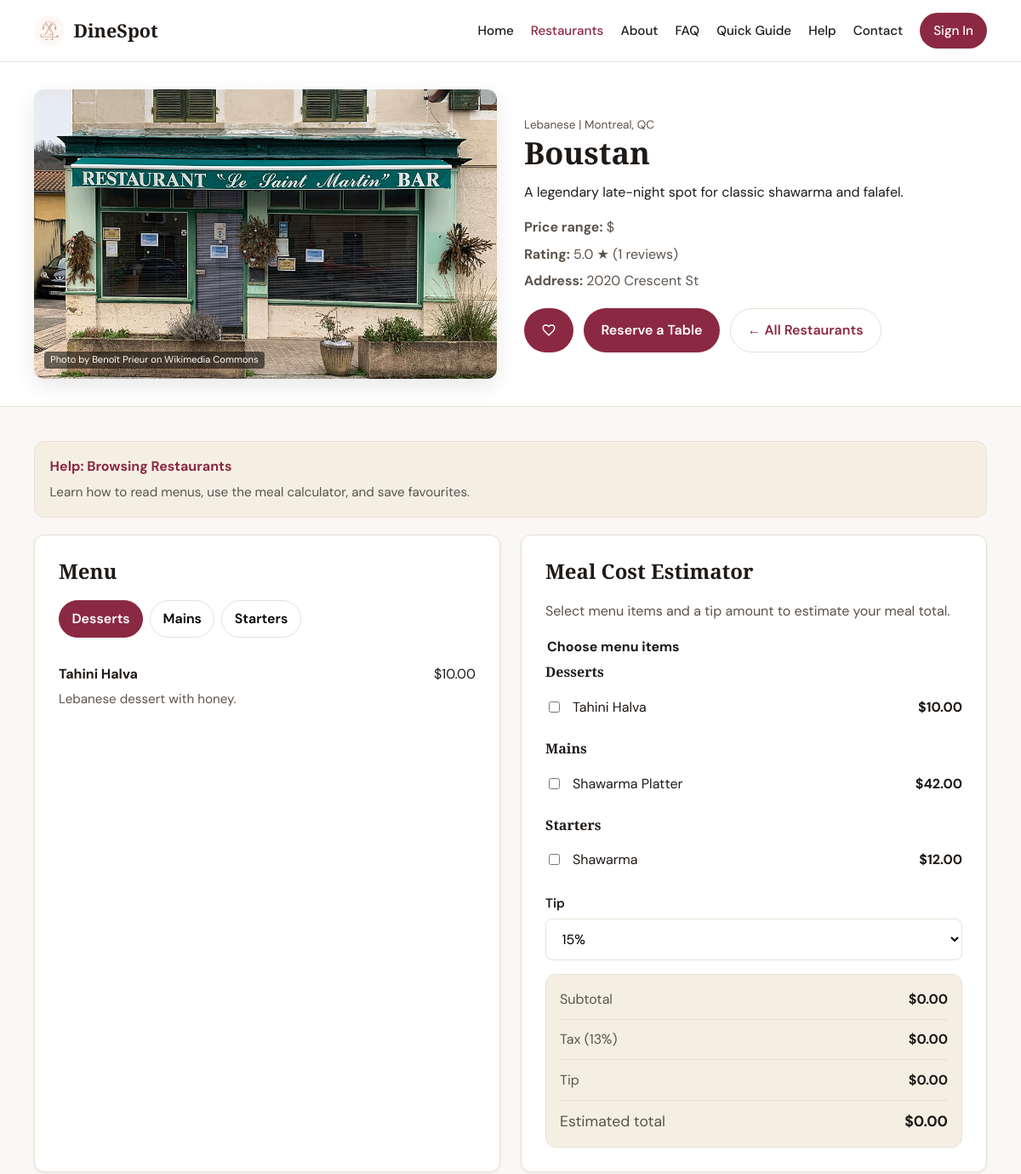
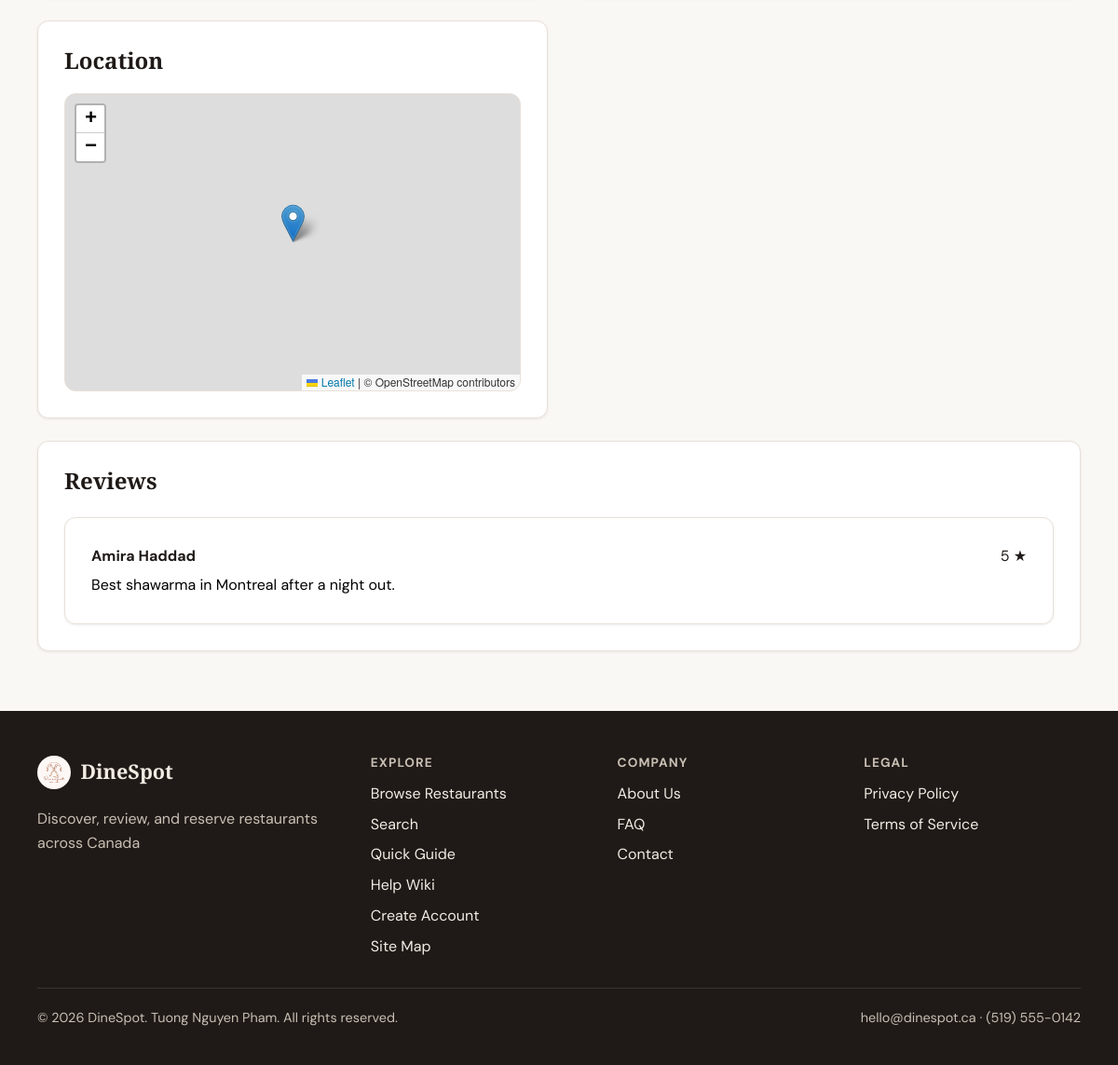
Screenshot of /restaurants/view.php?id=16 with the database file from the repository (2 pictures, top to bottom).
### tables this page shows
CREATE TABLE restaurants (
    id INT AUTO_INCREMENT PRIMARY KEY,
    name VARCHAR(150) NOT NULL,
    cuisine VARCHAR(80) NOT NULL,
    city VARCHAR(80) NOT NULL,
    province VARCHAR(10) NOT NULL,
    description TEXT NOT NULL,
    address VARCHAR(255) NULL,
    image_path VARCHAR(255) NULL,
    latitude DECIMAL(10, 7) NULL,
    longitude DECIMAL(10, 7) NULL,
    price_range TINYINT NOT NULL DEFAULT 2,
    is_active TINYINT(1) NOT NULL DEFAULT 1,
    image_credit VARCHAR(255) NULL,
    created_at TIMESTAMP NOT NULL DEFAULT CURRENT_TIMESTAMP,
    CONSTRAINT chk_restaurants_price_range CHECK (price_range BETWEEN 1 AND 4)
);

CREATE TABLE menu_items (
    id INT AUTO_INCREMENT PRIMARY KEY,
    restaurant_id INT NOT NULL,
    category VARCHAR(80) NOT NULL,
    name VARCHAR(120) NOT NULL,
    description TEXT NULL,
    price DECIMAL(8, 2) NOT NULL,
    CONSTRAINT fk_menu_restaurant FOREIGN KEY (restaurant_id) REFERENCES restaurants(id) ON DELETE CASCADE
);

CREATE TABLE reviews (
    id INT AUTO_INCREMENT PRIMARY KEY,
    restaurant_id INT NOT NULL,
    user_id INT NOT NULL,
    rating TINYINT NOT NULL,
    comment TEXT NOT NULL,
    created_at TIMESTAMP NOT NULL DEFAULT CURRENT_TIMESTAMP,
    CONSTRAINT fk_reviews_restaurant FOREIGN KEY (restaurant_id) REFERENCES restaurants(id) ON DELETE CASCADE,
    CONSTRAINT fk_reviews_user FOREIGN KEY (user_id) REFERENCES users(id) ON DELETE CASCADE,
    CONSTRAINT chk_reviews_rating CHECK (rating BETWEEN 1 AND 5),
    CONSTRAINT uq_review_user_restaurant UNIQUE (restaurant_id, user_id)
);

CREATE TABLE users (
    id INT AUTO_INCREMENT PRIMARY KEY,
    email VARCHAR(255) NOT NULL UNIQUE,
    password_hash VARCHAR(255) NOT NULL,
    full_name VARCHAR(120) NOT NULL,
    role ENUM('client', 'admin') NOT NULL DEFAULT 'client',
    status ENUM('active', 'suspended') NOT NULL DEFAULT 'active',
    phone VARCHAR(30) NULL,
    created_at TIMESTAMP NOT NULL DEFAULT CURRENT_TIMESTAMP
);

### restaurants/view.php (the view, shortened to what the rows shown need)
<?php
$assetPrefix = '../';
require_once __DIR__ . '/../includes/functions.php';
require_once __DIR__ . '/../includes/auth.php';
require_once __DIR__ . '/../includes/db.php';
$id = (int) ($_GET['id'] ?? 0);
$restaurant = null;
$menuGrouped = [];
$reviews = [];
$dbError = null;
try {
    $restaurant = get_restaurant_by_id($id);
    if ($restaurant) {
        $menuGrouped = get_menu_items_grouped($id);
        $reviews = get_reviews_for_restaurant($id);
    }
} catch (Throwable $e) {
    $dbError = 'Unable to load restaurant details.';
}
$mapLat = $restaurant['latitude'] ?? null;
$mapLng = $restaurant['longitude'] ?? null;
if ($restaurant && $mapLat && $mapLng) {
    $extraHead = '
    <link rel="stylesheet" href="https://unpkg.com/leaflet@1.9.4/dist/leaflet.css">';
}
$favouriteIcon = $assetPrefix . 'assets/images/svg/favorite_24dp_E3E3E3_FILL0_wght400_GRAD0_opsz24.svg';
$restaurantViewUrl = $assetPrefix . 'restaurants/view.php?id=' . $id;
$loginForFavAndResUrl = client_path('login.php') . '?redirect=' . urlencode($restaurantViewUrl);
$isFavourited = false;
$isReserved = false;
$activeReservation = null;
$favouriteHref = $loginForFavAndResUrl;
$reservationHref = $loginForFavAndResUrl;
require_once __DIR__ . '/../includes/header.php';
?>
<?php if ($dbError): ?>
    <section class="page-content">
        <div class="container">
            <div class="alert alert-error" role="alert"><?= e($dbError) ?></div>
            <a href="index.php">&larr; Back to restaurants</a>
        </div>
    </section>
<?php else: ?>
    <section class="restaurant-hero">
        <div class="container restaurant-hero-grid">
            <div class="restaurant-hero-image">
                <img src="<?= e(restaurant_image_url($restaurant, $assetPrefix)) ?>"
                alt="<?= e($restaurant['name']) ?>"
                <?php if (!empty($restaurant['image_credit']) && str_contains($restaurant['image_credit'], ' on ')): ?>
                    title="<?= e($restaurant['name']) ?> - Photo by <?= e($restaurant['image_credit']) ?>"
                <?php elseif (!empty($restaurant['image_credit']) && !str_contains($restaurant['image_credit'], ' on ')): ?>
                    title="<?= e($restaurant['name']) ?> - Photo source: <?= e($restaurant['image_credit']) ?>"
                <?php else: ?>
                    title="<?= e($restaurant['name']) ?>"
                <?php endif; ?>
                >
                <?php if (!empty($restaurant['image_credit']) && str_contains($restaurant['image_credit'], ' on ')): ?>
                    <span class="image-credit">Photo by <?= e($restaurant['image_credit']) ?></span>
                <?php elseif (!empty($restaurant['image_credit']) && !str_contains($restaurant['image_credit'], ' on ')): ?>
                    <span class="image-credit">Photo source: <?= e($restaurant['image_credit']) ?></span>
                <?php endif; ?>
            </div>
            <div class="restaurant-hero-info">
                <p class="restaurant-card-meta">
                    <span><?= e($restaurant['cuisine']) ?> | <?= e($restaurant['city']) ?>, <?= e($restaurant['province']) ?></span>
                </p>
                <h1><?= e($restaurant['name']) ?></h1>
                <p><?= e($restaurant['description']) ?></p>
                <div class="restaurant-hero-details">
                    <p><strong>Price range:</strong> <?= e(price_range_label((int) $restaurant['price_range'])) ?></p>
                    <?php if ((int) $restaurant['review_count'] > 0): ?>
                        <p><strong>Rating:</strong> <?= e(format_rating((float) $restaurant['avg_rating'])) ?> ★ (<?= (int) $restaurant['review_count'] ?> reviews)</p>
                    <?php endif; ?>
                    <?php if (!empty($restaurant['address'])): ?>
                        <p><strong>Address:</strong> <?= e($restaurant['address']) ?></p>
                    <?php endif; ?>
                </div>
                <div class="hero-actions">
                    <?php if (should_use_client_path()): ?>
                    <a
                        class="btn btn-primary btn-favourite<?= $isFavourited ? ' is-favourited' : '' ?>"
                        href="<?= e($favouriteHref) ?>"
                    >
                        <img
                            class="btn-icon-favourite"
                            src="<?= e($favouriteIcon) ?>"
                            alt=""
                            aria-hidden="true"
                        >
                    </a>
                    <?php endif; ?>
                    <?php if (is_client() && $isReserved && $activeReservation): ?>
                        <button
                            type="button"
                            class="btn btn-primary btn-reservation is-reserved"
                            data-cancel-reservation
                            data-reservation-id="<?= (int) $activeReservation['id'] ?>"
                            data-restaurant-name="<?= e($restaurant['name']) ?>"
                            data-reservation-date="<?= e(date('F j, Y', strtotime($activeReservation['reservation_date']))) ?>"
                            data-reservation-time="<?= e(date('g:i A', strtotime($activeReservation['reservation_time']))) ?>"
                            data-party-size="<?= (int) $activeReservation['party_size'] ?>"
                            data-redirect="<?= e($restaurantViewUrl) ?>"
                            data-form-action="<?= e(client_path('cancel_reservation.php')) ?>"
                        >
                            Reserved
                        </button>
                    <?php elseif (should_use_client_path()): ?>
                        <a
                            class="btn btn-primary btn-reservation"
                            href="<?= e($reservationHref) ?>"
                        >
                            Reserve a Table
                        </a>
                    <?php endif; ?>
                    <a class="btn btn-secondary" href="index.php">&larr; All Restaurants</a>
                </div>
            </div>
        </div>
    </section>
    <section class="page-content">
        <div class="container">
            <?php
            require __DIR__ . '/../includes/partials/context-help.php';
            ?>
        </div>
        <div class="container content-grid two-col">
            <div class="content-card">
                <h2>Menu</h2>
                <?php if ($menuGrouped === []): ?>
                    <p>Menu information is not available yet.</p>
                <?php else: ?>
                    <div class="menu-tabs" role="tablist" aria-label="Restaurant menu categories">
                        <?php $first = true; foreach (array_keys($menuGrouped) as $category): ?>
                            <button
                                class="menu-tab<?= $first ? ' is-active' : '' ?>"
                                type="button"
                                role="tab"
                                aria-selected="<?= $first ? 'true' : 'false' ?>"
                                aria-controls="menu-panel-<?= e(preg_replace('/[^a-z0-9]+/i', '-', strtolower($category))) ?>"
                                data-menu-tab
                            ><?= e($category) ?></button>
                        <?php $first = false; endforeach; ?>
                    </div>
                    <?php $first = true; foreach ($menuGrouped as $category => $items): ?>
                        <?php $panelId = 'menu-panel-' . preg_replace('/[^a-z0-9]+/i', '-', strtolower($category)); ?>
                        <div
                            class="menu-panel<?= $first ? ' is-active' : '' ?>"
                            id="<?= e($panelId) ?>"
                            role="tabpanel"
                            data-menu-panel
                        >
                            <ul class="menu-list">
                                <?php foreach ($items as $item): ?>
                                    <li class="menu-item">
                                        <div class="menu-item-header">
                                            <strong><?= e($item['name']) ?></strong>
                                            <span>$<?= e(number_format((float) $item['price'], 2)) ?></span>
                                        </div>
                                        <?php if (!empty($item['description'])): ?>
                                            <p><?= e($item['description']) ?></p>
                                        <?php endif; ?>
                                    </li>
                                <?php endforeach; ?>
                            </ul>
                        </div>
                    <?php $first = false; endforeach; ?>
                <?php endif; ?>
            </div>
            <?php if ($menuGrouped !== []): ?>
                <div class="content-card">
                    <h2>Meal Cost Estimator</h2>
                    <p class="form-help">Select menu items and a tip amount to estimate your meal total.</p>
                    <form class="meal-calculator">
                        <fieldset class="meal-calculator-items">
                            <legend>Choose menu items</legend>
                            <?php foreach ($menuGrouped as $category => $items): ?>
                                <div class="meal-calculator-category">
                                    <h3><?= e($category) ?></h3>
                                    <?php foreach ($items as $item): ?>
                                        <?php $itemId = 'meal-item-' . preg_replace('/[^a-z0-9]+/i', '-', strtolower($category . '-' . $item['name'])); ?>
                                        <label class="meal-calculator-option" for="<?= e($itemId) ?>">
                                            <input
                                                type="checkbox"
                                                id="<?= e($itemId) ?>"
                                                data-meal-item
                                                value="<?= e($item['price']) ?>"
                                            >
                                            <span><?= e($item['name']) ?></span>
                                            <strong>$<?= e(number_format((float) $item['price'], 2)) ?></strong>
                                        </label>
                                    <?php endforeach; ?>
                                </div>
                            <?php endforeach; ?>
                        </fieldset>
                        <div class="form-group">
                            <label for="tip_percent">Tip</label>
                            <select id="tip_percent" data-tip-percent>
                                <option value="15" selected>15%</option>
                            </select>
                        </div>
                        <dl class="quote-summary meal-summary" aria-live="polite">
                            <div>
                                <dt>Subtotal</dt>
                                <dd data-meal-subtotal>$0.00</dd>
                            </div>
                            <div>
                                <dt>Tax (13%)</dt>
                                <dd data-meal-tax>$0.00</dd>
                            </div>
                            <div>
                                <dt>Tip</dt>
                                <dd data-meal-tip>$0.00</dd>
                            </div>
                            <div class="quote-summary-total">
                                <dt>Estimated total</dt>
                                <dd data-meal-total>$0.00</dd>
                            </div>
                        </dl>
                    </form>
                </div>
            <?php endif; ?>
            <div class="content-card">
                <h2>Location</h2>
                <?php if ($mapLat && $mapLng): ?>
                    <div
                        id="restaurant-map"
                        class="restaurant-map"
                        data-lat="<?= e((string) $mapLat) ?>"
                        data-lng="<?= e((string) $mapLng) ?>"
                        data-name="<?= e($restaurant['name']) ?>"
                    ></div>
                <?php else: ?>
                    <p>Map coordinates are not available for this location.</p>
                <?php endif; ?>
            </div>
        </div>
        <div class="container">
            <div class="content-card" style="margin-top: 1.5rem;">
                <div class="profile-header">
                    <h2>Reviews</h2>
                </div>
                <?php if ($reviews === [] && !is_logged_in()): ?>
                    <p>No reviews yet. <a href="<?= e(client_path('login.php?redirect=' . urlencode($restaurantViewUrl))) ?>">Sign in</a> to be the first to review.</p>
                <?php elseif ($reviews === []): ?>
                    <p>No reviews yet. Be the first to share your experience.</p>
                <?php else: ?>
                    <ul class="review-list">
                        <?php foreach ($reviews as $review): ?>
                            <li class="review-item">
                                <div class="review-item-header">
                                    <strong><?= e($review['full_name']) ?></strong>
                                    <span><?= (int) $review['rating'] ?> ★</span>
                                </div>
                                <p><?= e($review['comment']) ?></p>
                            </li>
                        <?php endforeach; ?>
                    </ul>
                <?php endif; ?>
            </div>
        </div>
    </section>
<?php endif; ?>
<?php require_once __DIR__ . '/../includes/footer.php'; ?>

### rows the page displays
restaurants: image_path (picture), cuisine "Lebanese", city "Montreal", province "QC", name "Boustan", description "A legendary late-night spot for classic shawarma and falafel.", price_range "$", address "2020 Crescent St"
menu_items: name "Tahini Halva", price "10.00", description "Lebanese dessert with honey."
menu_items: name "Shawarma Platter", price "42.00"
menu_items: name "Shawarma", price "12.00"
reviews: user.full_name "Amira Haddad", rating "5", comment "Best shawarma in Montreal after a night out."

### other values shown
SITE_NAME "DineSpot"
format_rating((float) $restaurant['avg_rating']) "5.0"
$restaurant['review_count'] "1"
$helpLabel "Browsing Restaurants"
$helpIntro "Learn how to read menus, use the meal calculator, and save favourites."
$category "Desserts"
$category "Mains"
$category "Starters"
SITE_TAGLINE "Discover, review, and reserve restaurants across Canada"
SITE_EMAIL "hello@dinespot.ca"
SITE_PHONE "(519) 555-0142"
